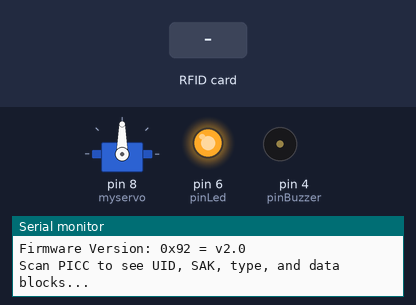
Bench run of a sketch on a simulated Arduino Uno, built with avr-gcc and run on an emulated ATmega328P. Parts: servo, output pins drawn as LEDs (lit = HIGH), buzzer (waves = sounding, pin HIGH), the last lines printed to the serial monitor. The inputs (shaded band) are chosen by the test bench. Pins used as bus, display or sensor lines are not drawn.

Above: at 7.2 s.
7.3 s: RFID card 5E 7A 19 C4 held to the reader
At 8.9 s:
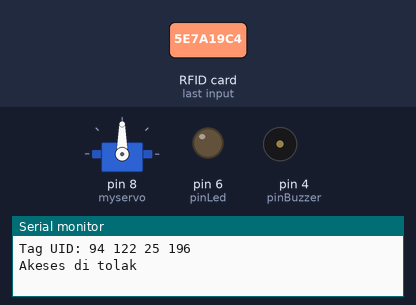
Timing chart, 0 to 12.3 s (numbered marks = the images above; inputs shaded):
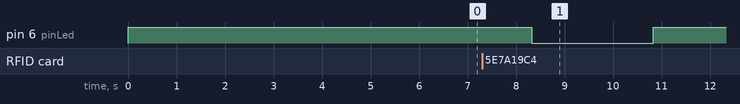

Measured:
- after the input at 7.3 s, pin 6 (pinLed): HIGH → LOW after 1.0 s, → HIGH 2.5 s later

The sketch:

Slave.ino
```cpp
#include <SoftwareSerial.h>
#include <EEPROM.h>     // We are going to read and write PICC's UIDs from/to EEPROM
#include <SPI.h>        // RC522 Module uses SPI protocol
#include <MFRC522.h>
#include <Servo.h>
Servo myservo;
int pos = 0;

#define RST_PIN 9
#define SS_PIN 10 //MFRC522 pin
MFRC522 rfid(SS_PIN, RST_PIN);
String uidString;
const int pinSensor = 5;
const int pinBuzzer = 4;
const int pinLed = 6;
const int pinBtn = 7;
int valBtn = 0;
boolean data;

SoftwareSerial sim(3, 2);
int _timeout;
String _buffer;
String number = "+6281998081123"; //-> No

void setup() {
  myservo.attach(8);  // attaches the servo

  pinMode(pinSensor, INPUT);
  pinMode(pinBuzzer, OUTPUT);
  digitalWrite(pinBuzzer, LOW);
  pinMode(pinLed, OUTPUT);
  digitalWrite(pinLed,HIGH); //Led kunci off
  pinMode(pinBtn, INPUT);

  delay(5000);
  Serial.begin(9600);
  _buffer.reserve(50);
  Serial.println("Sistem Started...");
  sim.begin(9600);
  delay(1000);
  Serial.println("Sim Siap");

  SPI.begin(); //SPI buttonIsi
  rfid.PCD_Init(); //MFRC522
  rfid .PCD_DumpVersionToSerial();  // Show details of PCD - MFRC522 Card Reader details
  Serial.println(F("Scan PICC to see UID, SAK, type, and data blocks..."));

}

void loop() {
  /*data = digitalRead(pinSensor);
  if (data==0){
    digitalWrite(pinBuzzer, LOW);
    if (Serial.available() > 0)
    callNumber();
    delay(30000);
  } else{
    digitalWrite(pinBuzzer, HIGH);
  }*/
  if(rfid.PICC_IsNewCardPresent()) {

    readRFID();
  }
  /*
  valBtn = digitalRead(pinBtn);
  if (valBtn==LOW){
    myservo.write(0);
  }else{
    myservo.write(100);
  }
*/
}

void SendMessage(){
  //Serial.println ("Sending Message");
  sim.println("AT+CMGF=1");    //Sets the GSM Module in Text Mode
  delay(1000);
  //Serial.println ("Set SMS Number");
  sim.println("AT+CMGS=\"" + number + "\"\r"); //Mobile phone number to send message
  delay(1000);
  String SMS = "SPAIRUM 1 Udah mau Habis, isi 4 Galon";
  sim.println(SMS);
  delay(100);
  sim.println((char)26);// ASCII code of CTRL+Z
  delay(1000);
  _buffer = _readSerial();
}

String _readSerial() {
  _timeout = 0;
  while  (!sim.available() && _timeout < 12000  )
  {
    delay(13);
    _timeout++;
  }
  if (sim.available()) {
    return sim.readString();
  }
}

void callNumber() {
  sim.print (F("ATD"));
  sim.print (number);
  sim.print (F(";\r\n"));
  _buffer = _readSerial();
  Serial.println(_buffer);
}

void readRFID(){
  rfid.PICC_ReadCardSerial();
  Serial.print("Tag UID: ");
  uidString =String(rfid.uid.uidByte[0]) + " " + String(rfid.uid.uidByte[1]) + " " +
    String(rfid.uid.uidByte[2]) + " " + String(rfid.uid.uidByte[3]);
  Serial.println(uidString);
  delay (1000);
  if (uidString == " 121 135 176 90"){
    myservo.write(0);
    Serial.println("Oke");
    delay(5000);
  }
  if (uidString == " 233 92 68 184"){
  }
  else {
    digitalWrite(pinLed,LOW);
    Serial.println("Akeses di tolak");
    delay(2500);
    digitalWrite(pinLed,HIGH);
   }
}
```
